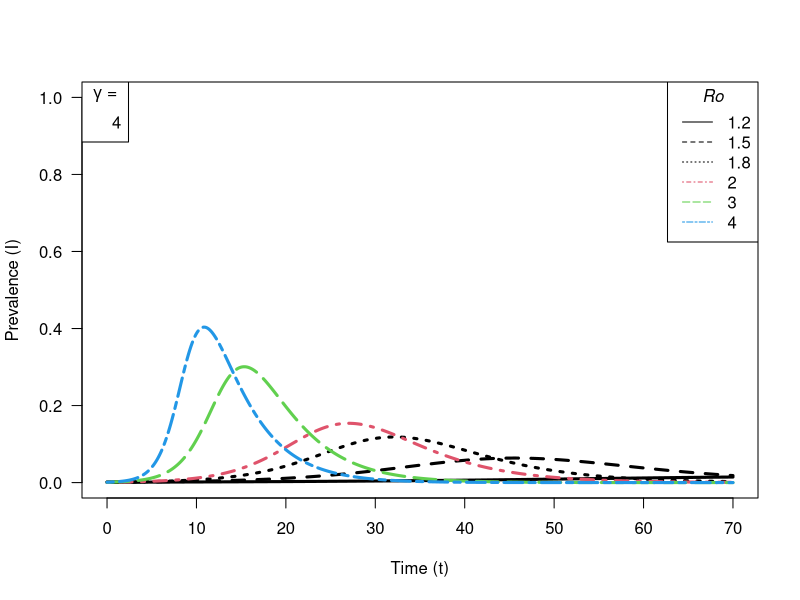

Here is the R script that generated this plot:
library(deSolve)
library(MASS)

## Vector Field for SIR model
SIR.vector.field <- function(t, vars=c(S,I,R), parms=c(R_0, gamma)) {
  with(as.list(c(parms, vars)), {
    dS <- -gamma*R_0*S*I # dS/dt
    dI <- gamma*R_0*S*I - gamma*I # dI/dt
    dR <- gamma*I #dR/dt
    vec.fld <- c(dS=dS, dI=dI, dR=dR)
    return(list(vec.fld))
  })
}

## Plot solutions of the SIR model
tmax <- 70 # end time for numerical integration of the ODE

## draw box for plot:
plot(0,0,xlim=c(0,tmax),ylim=c(0,1),
     type="n",xlab="Time (t)",ylab="Prevalence (I)",las=1)

draw.soln <- function(ic=c(S=1,I=0), tmax=1,
                      times=seq(0,tmax,by=tmax/500),
                      func, parms, ... ) {
  soln <- ode(ic, times, func, parms)
  lines(times, soln[,"I"], col=Rep_nums[i], lwd=3,... )
}

## Initial conditions:
I0 <- 0.001
S0 <- 1 - I0
R0 <- 1 - I0 - S0

## Draw solutions for several values of parameter R_0:
Rep_nums <- c(1.2,1.5,1.8,2,3,4)
gamma <- 1/4
for (i in 1:length(Rep_nums)) {
  draw.soln(ic=c(S=S0,I=I0,R=R0), tmax=tmax,
            func=SIR.vector.field,
            parms=c(R_0=Rep_nums[i], gamma),
            lty=i #Different line style for each solution
  )
}
##Legend for R_0:
legend("topright",legend=Rep_nums,col=Rep_nums,lty=1:6, title = expression(paste(italic("Ro"))))

##Legend for gamma:
legend("topleft",legend=(1/gamma), title = (expression(paste(gamma," ="))))
